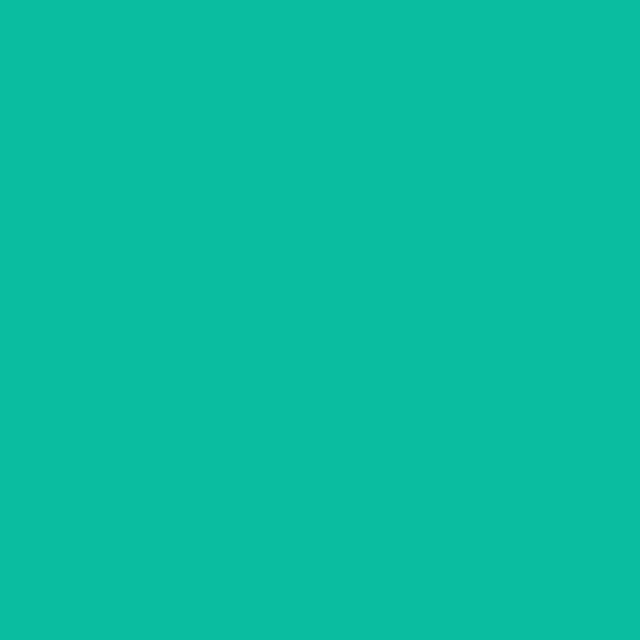
Frame 1 (no input)
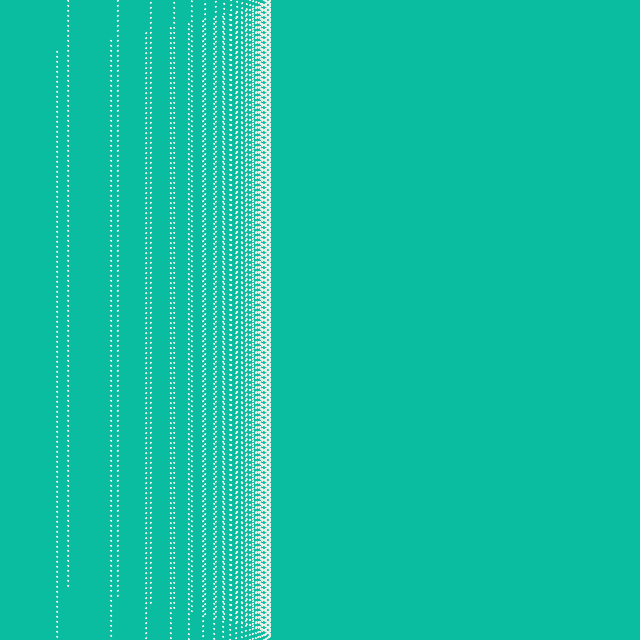
Frame 60 (the mouse pressed at the canvas centre just before this capture)
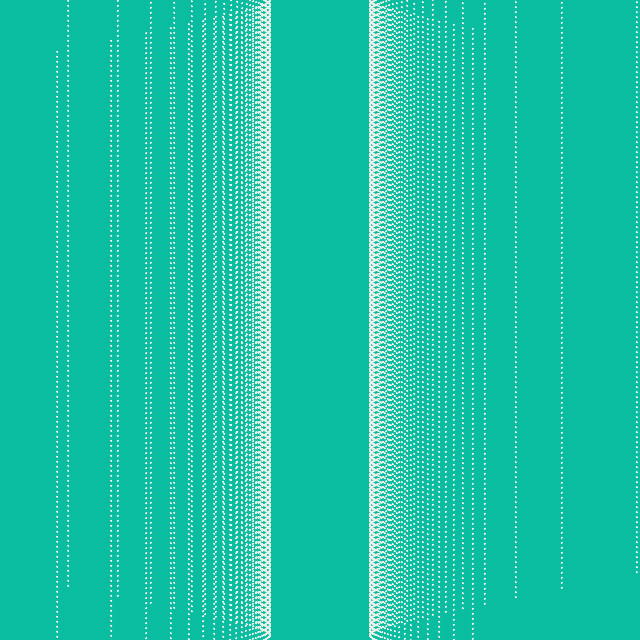
Frame 120 (the mouse held since frame 60 and released just before this capture)

The Processing sketch that drew these frames (run headless with seeded random() and noise(); from frame 60 on, the mouse is pressed at the canvas centre):

// Processing sketch: build
// ── build.pde
// inspired by this great tutorial:
// https://www.youtube.com/watch?v=znOBmOrtz_M

float a = 50;
float b = 10;
float t = PI/2;

float h = 320;
//float k = 320;

float a_vel = 0.05;

PGraphics canvas;

void setup() {
	size(640,640);
	background(#0abda0);
}

void draw() {
	stroke(#ebf2ea);

	for (int k = 0; k < height ; k +=5) {
		float x = a * 1/cos(t) + h;
		float y = b * tan(t) + k;
		ellipse(x, y, 1, 1);
	}

	t += a_vel;
	}
